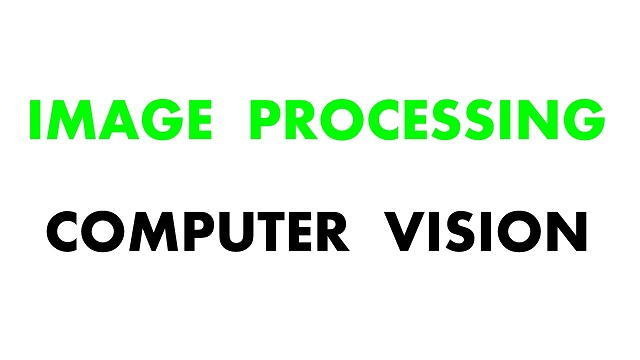
#> input picture week14/images/text.jpg, 640 x 360 px, found by its file name
$ python globalThresholding.py
#> lines starting #> are read from the running program, lines starting #| are printed output that depends on the picture
import cv2
import matplotlib.pyplot as plt

ogImg = cv2.imread("R://workspace//image-processing-python-POEY//week14//images//text.jpg", 0)
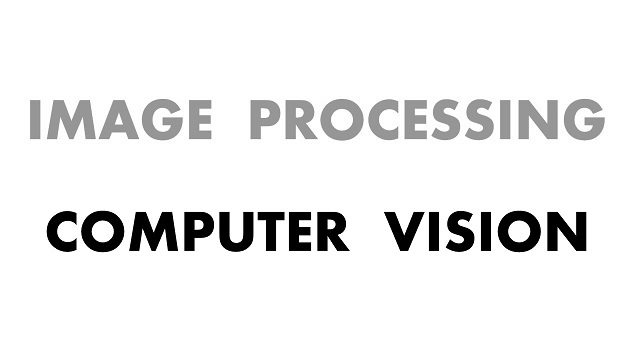
#> ogImg: shape (360, 640); min 0, max 255, mean 237.1

# histogram
# plt.hist(ogImg.ravel(), 256, [0, 254])
# plt.show()

# cv2.threshold(src, thresh, maxval, type)

# THRESH_BINARY
# dst(x,y) =    {maxval if src(x,y) > thresh
#               {0      otherwise
# ret, thresh_binary = cv2.threshold(ogImg, 200, 255, cv2.THRESH_BINARY)
# cv2.imshow("output", thresh_binary)

# THRESH_BINARY_INV
# dst(x,y) =    {0      if src(x,y) > thresh
#               {maxval otherwise
# ret, thresh_binary_inv = cv2.threshold(ogImg, 200, 255, cv2.THRESH_BINARY_INV)
# cv2.imshow("output", thresh_binary_inv)

# THRESH_TRUNC
# dst(x,y) =    {threshold  if src(x,y) > thresh
#               {src(x,y)   otherwise
# ret, thresh_trunc = cv2.threshold(ogImg, 200, 0, cv2.THRESH_TRUNC)
# cv2.imshow("output", thresh_trunc)

# THRESH_TOZERO
# dst(x,y) =    {src(x,y)   if src(x,y) > thresh
#               {0          otherwise
ret, thresh_tozero = cv2.threshold(ogImg, 200, 0, cv2.THRESH_TOZERO)
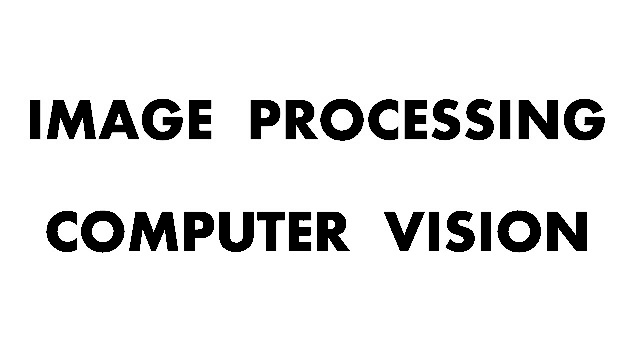
#> thresh_tozero: shape (360, 640); min 0, max 255, mean 228.5
cv2.imshow("output", thresh_tozero)

# THRESH_TOZERO_INV
# dst(x,y) =    {0             if src(x,y) > thresh
#               {src(x,y)      otherwise
# ret, thresh_tozero_inv = cv2.threshold(ogImg, 200, 0, cv2.THRESH_TOZERO_INV)
# cv2.imshow("output", thresh_tozero_inv)

# computer vision(0-20), image processing(130-180), background(230-250)
cv2.imwrite("R://workspace//image-processing-python-POEY//week14//images//text_result.jpg", thresh_tozero)
cv2.imshow("OG", ogImg)
cv2.waitKey(0)
cv2.destroyAllWindows()

$ run again, with week14/images/shape.PNG saved as week14/images/text.jpg
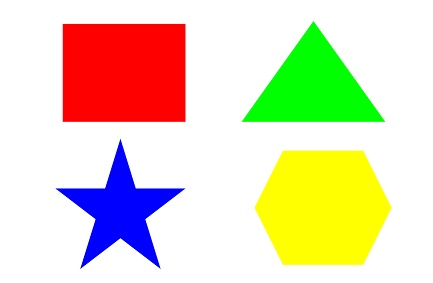
#> input picture week14/images/shape.PNG, 433 x 283 px, found by its file name
#> `ogImg = cv2.imread("R://workspace//image-processing-python-POEY//week1..`:
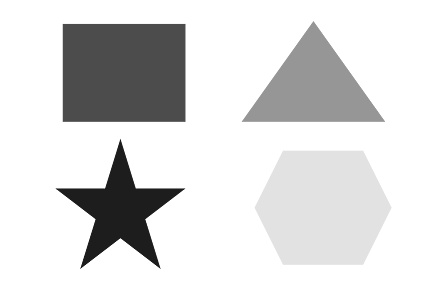
#> ogImg: shape (283, 433); min 21, max 255, mean 218.1
#> `ret, thresh_tozero = cv2.threshold(ogImg, 200, 0, cv2.THRESH_TOZERO)`:
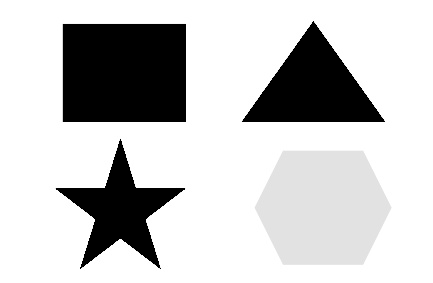
#> thresh_tozero: shape (283, 433); min 0, max 255, mean 200
